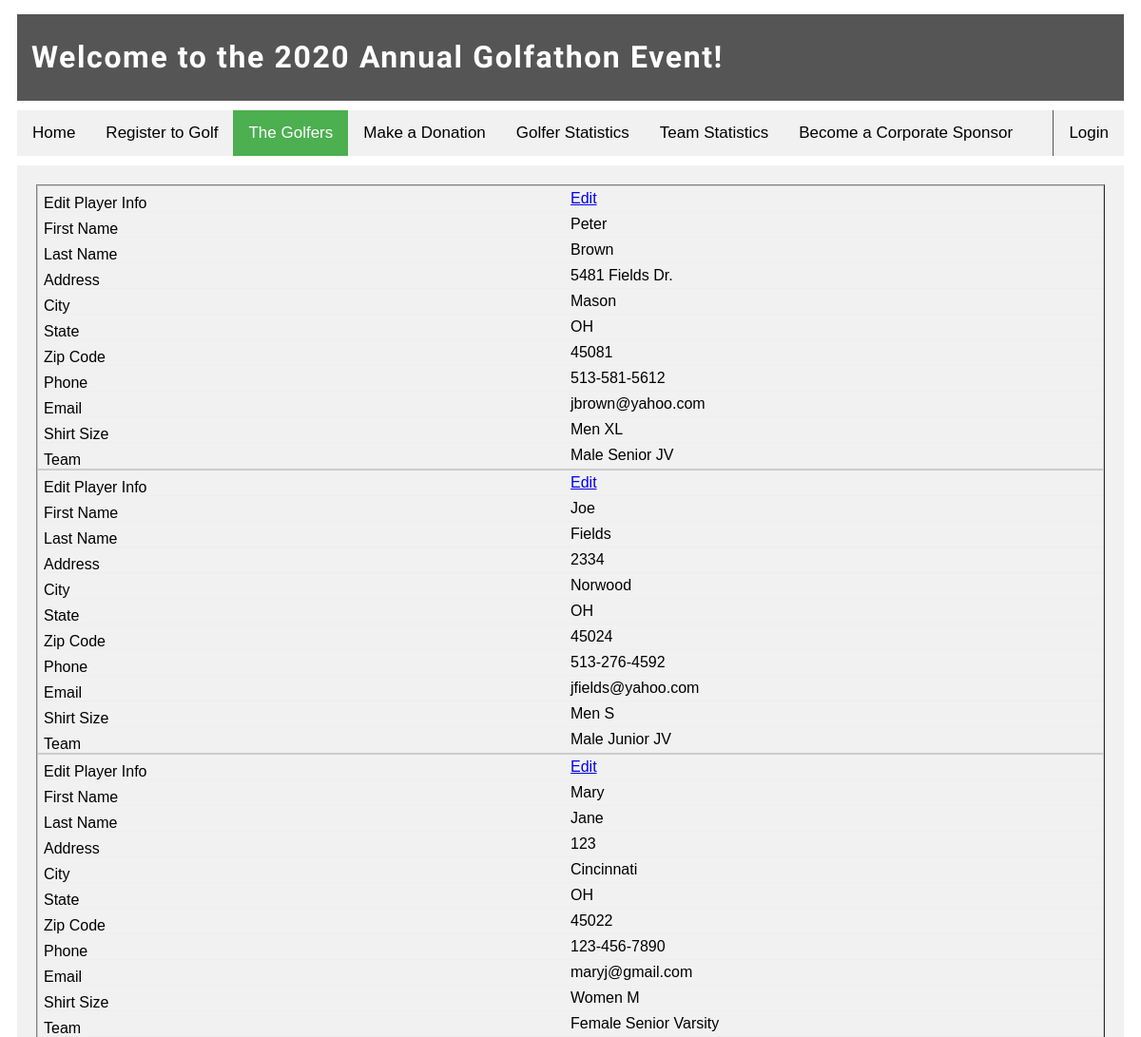
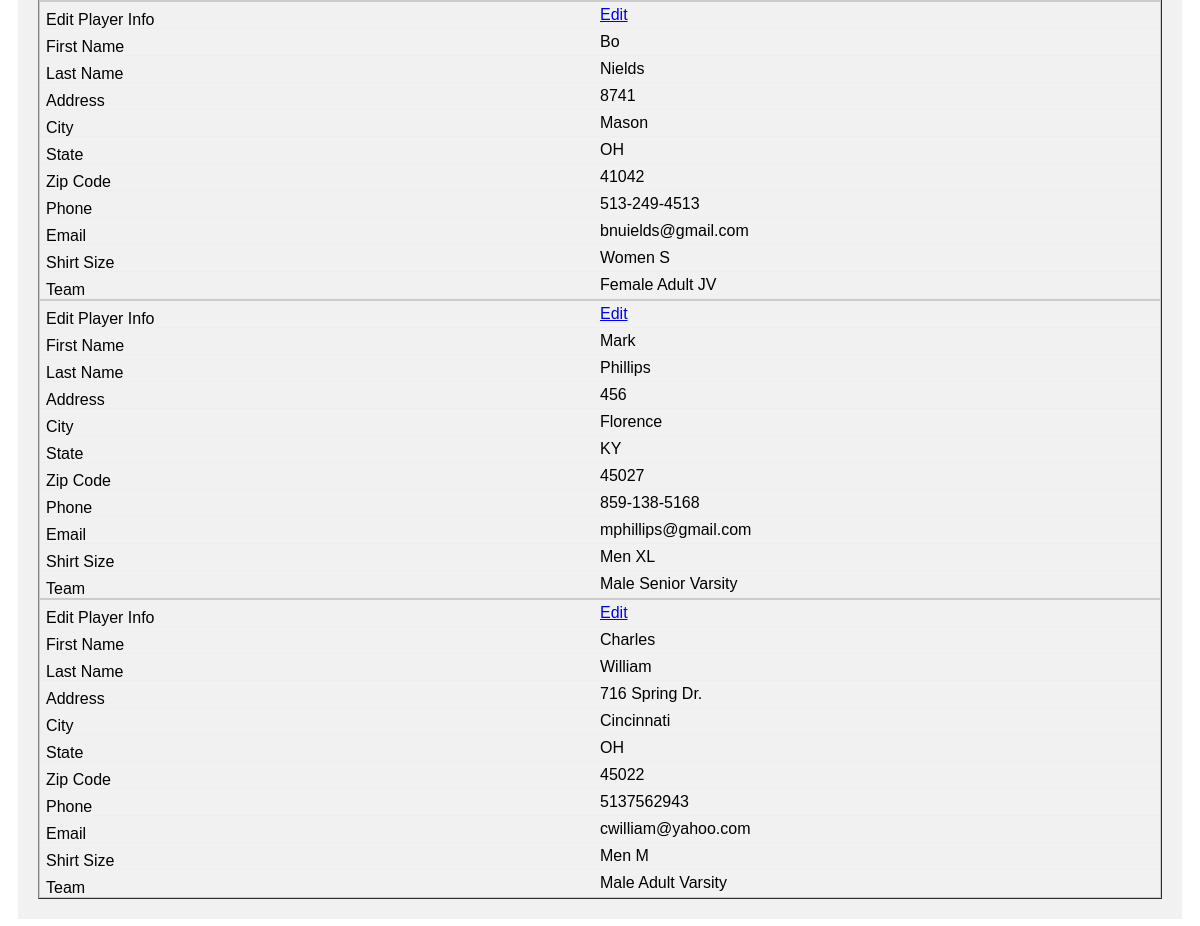
The page /root/default_site/The_Golfers/show_golfers.php on the database its author committed (2 pictures, top to bottom).
### tables this page shows
CREATE TABLE `TLevelofTeams` (
  `intLevelofTeamID` int(11) NOT NULL,
  `strLevelOfTeam` varchar(255) NOT NULL
);

CREATE TABLE `TGolfers` (
  `intGolferID` int(11) NOT NULL,
  `strFirstName` varchar(255) NOT NULL,
  `strLastName` varchar(255) NOT NULL,
  `strAddress` varchar(255) NOT NULL,
  `strCity` varchar(255) NOT NULL,
  `strZip` varchar(255) NOT NULL,
  `strPhone` varchar(255) NOT NULL,
  `strEmail` varchar(255) NOT NULL,
  `intStateID` int(11) NOT NULL,
  `intShirtSizeID` int(11) NOT NULL,
  `intGenderID` int(11) NOT NULL
);

CREATE TABLE `TStates` (
  `intStateID` int(11) NOT NULL,
  `strState` varchar(255) NOT NULL
);

CREATE TABLE `TShirtSizes` (
  `intShirtSizeID` int(11) NOT NULL,
  `strShirtSize` varchar(255) NOT NULL
);

CREATE TABLE `TGenders` (
  `intGenderID` int(11) NOT NULL,
  `strGender` varchar(255) NOT NULL
);

CREATE TABLE `TTypeofTeams` (
  `intTypeofTeamID` int(11) NOT NULL,
  `strTypeofTeam` varchar(255) NOT NULL
);

### root/include_functions.php (called while the page is built, shortened)
<?php
    function charConvert($strText) {
        return htmlspecialchars($strText, ENT_QUOTES | ENT_SUBSTITUTE, 'UTF-8');
    }
?>

### root/default_site/The_Golfers/show_golfers.php (the view, shortened to what this page needs)
<?php
	include('../default_header.php');
?>
<div class="main">
	<?php
		$sql = "SELECT TG.intGolferID, TG.strFirstName, TG.strLastName, TG.strAddress, TG.strCity, TG.strZip, TG.strPhone, TG.strEmail, TSS.strShirtSize, TGE.strGender, TS.strState, TTT.strTypeofTeam, TLT.strLevelofTeam
				FROM TLevelofTeams AS TLT JOIN TTeamandClubs AS TTC
					ON TLT.intLevelofTeamID = TTC.intLevelofTeamID
				JOIN TTypeofTeams AS TTT
					ON TTT.intTypeofTeamID = TTC.intTypeofTeamID
				JOIN TGenders AS TGE
					ON TGE.intGenderID = TTC.intGenderofTeamID
				JOIN TEventGolferTeamandClubs AS TEGT
					ON TTC.intTeamandClubID = TEGT.intTeamandClubID
				JOIN TEventGolfers AS TEG
					ON TEGT.intEventGolferID = TEG.intEventGolferID
				JOIN TGolfers AS TG
					ON TEG.intGolferID = TG.intGolferID
				JOIN TShirtSizes AS TSS
					ON TG.intShirtSizeID = TSS.intShirtSizeID
				JOIN TStates AS TS
					ON TG.intStateID = TS.intStateID
				ORDER BY strLastName";
		if( $result = mysqli_query($conn, $sql) ) {
			if( mysqli_num_rows($result) > 0 ) { ?>
				<div id="divTable">
					<table border=1>
			<?php while( $row = mysqli_fetch_array($result) ){ ?>
						<tbody>
						<tr>
							<td> <a href="update_golfer.php?intGolferID= <?php echo $row['intGolferID'];?>"> Edit </a></td>
							<td> <?php echo charConvert($row['strFirstName']);?> </td>
							<td> <?php echo charConvert($row['strLastName']);?> </td>
							<td> <?php echo charConvert($row['strAddress']);?> </td>
							<td> <?php echo charConvert($row['strCity']);?> </td>
							<td> <?php echo $row['strState'];?> </td>
							<td> <?php echo charConvert($row['strZip']);?> </td>
							<td> <?php echo charConvert($row['strPhone']);?> </td>
							<td> <?php echo charConvert($row['strEmail']);?> </td>
							<td> <?php echo $row['strShirtSize'];?> </td>
							<td> <?php echo $row['strGender'] . " " . $row['strTypeofTeam'] . " " . $row['strLevelofTeam'];?> </td>
						</tr>
						</tbody>
			<?php } ?>
					</table>
				</div>
	<?php
			} else{
				echo "No golfers this event yet. Be the first to register!";
			}
		} else{
			throw new Exception( "ERROR: $sql. " . mysqli_error($conn) );
		}
	?>
</div>

### root/styles/home.css (style rules this page uses)
div.main { margin: 10px; padding: 20px; background-color: #f1f1f1; line-height: 1.5; }
body { font-family: Arial; }

### root/styles/responsive_table.css (style rules this page uses)
#divTable { overflow-x: auto; }
@media only screen and (max-width: 760px),
(min-device-width: 768px) and (max-device-width: 1024px) { table, thead, tbody, th, td, tr { display: block; } }
@media only screen and (max-width: 760px),
(min-device-width: 768px) and (max-device-width: 1024px) { tr { border: 1px solid #ccc; } }
@media only screen and (max-width: 760px),
(min-device-width: 768px) and (max-device-width: 1024px) { td { border: none; border-bottom: 1px solid #eee; position: relative; padding-left: 50%; } }
@media only screen and (max-width: 760px),
(min-device-width: 768px) and (max-device-width: 1024px) { td:before { position: absolute; top: 6px; left: 6px; width: 45%; padding-right: 10px; white-space: nowrap; } }
@media only screen and (max-width: 760px),
(min-device-width: 768px) and (max-device-width: 1024px) { #divTable { overflow-x: visible; } }

### root/styles/show_golfers.css (style rules this page uses)
@media only screen and (max-width: 760px),
(min-device-width: 768px) and (max-device-width: 1024px) { td:nth-of-type(1):before { content: "Edit Player Info"; } }
@media only screen and (max-width: 760px),
(min-device-width: 768px) and (max-device-width: 1024px) { td:nth-of-type(2):before { content: "First Name"; } }
@media only screen and (max-width: 760px),
(min-device-width: 768px) and (max-device-width: 1024px) { td:nth-of-type(3):before { content: "Last Name"; } }
@media only screen and (max-width: 760px),
(min-device-width: 768px) and (max-device-width: 1024px) { td:nth-of-type(4):before { content: "Address"; } }
@media only screen and (max-width: 760px),
(min-device-width: 768px) and (max-device-width: 1024px) { td:nth-of-type(5):before { content: "City"; } }
@media only screen and (max-width: 760px),
(min-device-width: 768px) and (max-device-width: 1024px) { td:nth-of-type(6):before { content: "State"; } }
@media only screen and (max-width: 760px),
(min-device-width: 768px) and (max-device-width: 1024px) { td:nth-of-type(7):before { content: "Zip Code"; } }
@media only screen and (max-width: 760px),
(min-device-width: 768px) and (max-device-width: 1024px) { td:nth-of-type(8):before { content: "Phone"; } }
@media only screen and (max-width: 760px),
(min-device-width: 768px) and (max-device-width: 1024px) { td:nth-of-type(9):before { content: "Email"; } }
@media only screen and (max-width: 760px),
(min-device-width: 768px) and (max-device-width: 1024px) { td:nth-of-type(10):before { content: "Shirt Size"; } }
@media only screen and (max-width: 760px),
(min-device-width: 768px) and (max-device-width: 1024px) { td:nth-of-type(11):before { content: "Team"; } }

### rows shown on the page
tlevelofteams: tgolfers.strFirstName "Peter", tgolfers.strLastName "Brown", tgolfers.strAddress "5481 Fields Dr.", tgolfers.strCity "Mason", tstates.strState "OH", tgolfers.strZip "45081", tgolfers.strPhone "513-581-5612", tgolfers.strEmail "jbrown@yahoo.com", tshirtsizes.strShirtSize "Men XL", tgenders.strGender "Male", ttypeofteams.strTypeofTeam "Senior", strLevelOfTeam "JV", tgolfers.strFirstName "Joe", tgolfers.strLastName "Fields", tgolfers.strAddress "2334", tgolfers.strCity "Norwood", tgolfers.strZip "45024", tgolfers.strPhone "513-276-4592", tgolfers.strEmail "jfields@yahoo.com", tshirtsizes.strShirtSize "Men S", ttypeofteams.strTypeofTeam "Junior", tgolfers.strFirstName "Bo", tgolfers.strLastName "Nields", tgolfers.strAddress "8741", tgolfers.strZip "41042", tgolfers.strPhone "513-249-4513", tgolfers.strEmail "bnuields@gmail.com", tshirtsizes.strShirtSize "Women S", tgenders.strGender "Female", ttypeofteams.strTypeofTeam "Adult"
tlevelofteams: tgolfers.strFirstName "Mary", tgolfers.strLastName "Jane", tgolfers.strAddress "123", tgolfers.strCity "Cincinnati", tstates.strState "OH", tgolfers.strZip "45022", tgolfers.strPhone "123-456-7890", tgolfers.strEmail "maryj@gmail.com", tshirtsizes.strShirtSize "Women M", tgenders.strGender "Female", ttypeofteams.strTypeofTeam "Senior", strLevelOfTeam "Varsity", tgolfers.strFirstName "Mark", tgolfers.strLastName "Phillips", tgolfers.strAddress "456", tgolfers.strCity "Florence", tstates.strState "KY", tgolfers.strZip "45027", tgolfers.strPhone "859-138-5168", tgolfers.strEmail "mphillips@gmail.com", tshirtsizes.strShirtSize "Men XL", tgenders.strGender "Male", tgolfers.strFirstName "Charles", tgolfers.strLastName "William", tgolfers.strAddress "716 Spring Dr.", tgolfers.strPhone "5137562943", tgolfers.strEmail "cwilliam@yahoo.com", tshirtsizes.strShirtSize "Men M", ttypeofteams.strTypeofTeam "Adult"

### other values the page prints
$dteCurrentEventYear "2020"
